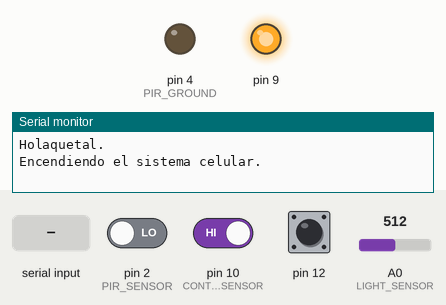
Simulated run of this sketch. Board: Arduino Uno, built with avr-gcc and run on an emulated ATmega328P. Shown: output pins drawn as LEDs (lit = HIGH), the last lines printed to the serial monitor. The inputs (shaded band) are chosen by the test bench; at power-on: pin 2 (PIR_SENSOR) LOW, pin 10 (CONTACT_SENSOR) HIGH, pin 12 HIGH, A0 (LIGHT_SENSOR) = 512. The modem accepts every AT command (registered, SIM ready, sends succeed) and sends nothing else; pins used as bus, display or sensor lines are not drawn.

Above: at 1.1 s.
At 11.2 s:
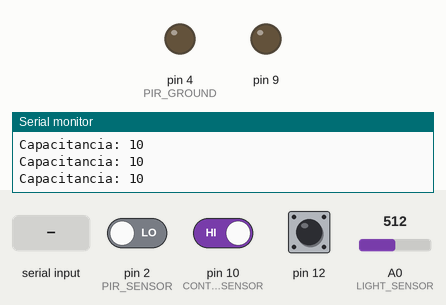
11.3 s: pin 2 (PIR_SENSOR) driven HIGH
12.8 s: pin 10 (CONTACT_SENSOR) driven LOW
14.4 s: pin 12 pulled LOW for 0.15 s
16.0 s: "\"" received over the second serial link
17.5 s: pin 2 (PIR_SENSOR) driven LOW
19.0 s: pin 10 (CONTACT_SENSOR) driven HIGH
Timing chart, 0 to 21.6 s (numbered marks = the images above; inputs shaded):
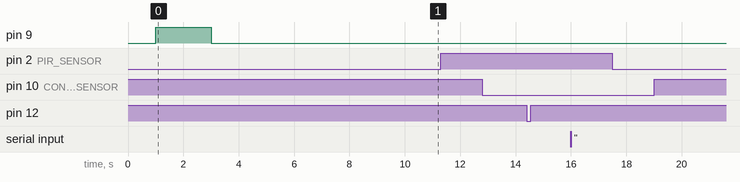

The sketch:

Alarma.ino
```cpp
#include <SoftwareSerial.h>
#include <String.h>
#include <CapacitiveSensor.h> //Get from

const char SMS_NUMBER[] = "+56865738013"; //numero para mandar el mensaje

const unsigned long MIN_MS_BETWEEN_SMS = 60000; //time lapse entre mensajes para no gastar mucho
const boolean SMS_ENABLED = false;
const boolean SEND_SMS_AT_STARTUP = true;
const boolean CAP_SENSOR_ENABLED = true;

const long CAP_LOW_THRESHOLD = 200; //si el la capacitancia es mas baja que esto no se tomara como activado
const long CAP_HIGH_THRESHOLD = 600; //si la capacitancia es mas alta que esto se mostrara como activado

/* Pines */
#define LIGHT_SENSOR A0
#define PIR_POWER 3
#define PIR_SENSOR 2
#define PIR_GROUND 4
#define CONTACT_SENSOR 10
#define CAPACITIVE_SEND 12
#define CAPACITIVE_RECEIVE 11

/* Variables (globales) */
String message = String(""); //make a new string and set it to empty
unsigned long last_sms_time = 0;
boolean pir_reading = LOW;
boolean contact_reading;
boolean capacitive_reading = false;
long raw_capacitive_reading;
CapacitiveSensor cap_sensor = CapacitiveSensor(CAPACITIVE_RECEIVE, CAPACITIVE_SEND);

SoftwareSerial cellularSerial(7, 8);

void setup()
{


  Serial.begin(115200);   // Set your Serial Monitor baud rate to this to see
                          // output from this sketch on your computer when
                          // plugged in via USB.
  Serial.println(F("Holaquetal.")); //saludo para saber que entro
  pinMode(LIGHT_SENSOR, INPUT_PULLUP);
  pinMode(PIR_GROUND, OUTPUT);
  pinMode(PIR_POWER, OUTPUT);
  pinMode(PIR_SENSOR, INPUT);
  digitalWrite(PIR_GROUND, LOW);
  digitalWrite(PIR_POWER, HIGH);

  pinMode(CONTACT_SENSOR, INPUT_PULLUP);
  contact_reading = digitalRead(CONTACT_SENSOR);

  //El sensor optico tarda unos segundos en iniciar

  cellularSerial.begin(19200);  // el baud rate predeterminado para celular

  turnOnCellModule();

  enableNetworkTime(); //Obtiene el tiempo de la red celular y no funciona el timestamp en el serial monitor

  if (CAP_SENSOR_ENABLED)
  {
    raw_capacitive_reading = cap_sensor.capacitiveSensor(30);
    if (raw_capacitive_reading < CAP_LOW_THRESHOLD)
    {
      capacitive_reading = false;
    } else if (raw_capacitive_reading > CAP_HIGH_THRESHOLD)
    {
      capacitive_reading = true;
    }
  }

  //Intervalo de tiempo para que el programa enter cuando el sensor se active
  while (millis() < 10000)
  {
    //do nothing
  }

  if (SEND_SMS_AT_STARTUP && SMS_ENABLED)
  {
    startTextMessage();
    cellularSerial.println(F("La alarma silenciosa esta lista.")); // Te avisa cuando el programa entra despues del sensor (entra bien, pues)
    endTextMessage();
  }
  Serial.println(F("La alarma silenciosa esta lista."));
}

void loop()
{
  //This function runs over and over after setup().
  drainSoftwareSerial(true);

  if (digitalRead(PIR_SENSOR) != pir_reading)
  {
    pir_reading = !pir_reading;
    if (pir_reading)
    {
      Serial.println(F("PIR acaba de ser activado."));//mensaje de activacion del sensor optico
      message = String("PIR activado:");
      sendTextMessage();
    } else
    {
      Serial.println(F("PIR desactivado."));
    }
  }

  if (digitalRead(CONTACT_SENSOR) != contact_reading)
  {
    contact_reading = !contact_reading;
    if (!contact_reading)
    {
      Serial.println(F("Sensor de presion activado.")); //mensaje de activacion del sensor de presion activado
      message = String("Sensor presionado:"); //este mensaje aparece cuando el sensor sigue presionado pero esa no es la razon del mensaje (que por ejemmplo el sensor siga
                                              //activado pero en eso se active recientemente el PIR, emitiendo una senal que produce un mensaje)
      sendTextMessage();//llama el metodo de enviar mensaje
    } else
    {
      Serial.println(F("Sensor de presion desactivado."));
      message = String("Sensor de presion desactivado:");
      sendTextMessage();
    }
  }

  if (CAP_SENSOR_ENABLED)
  {
    raw_capacitive_reading = cap_sensor.capacitiveSensor(30);
    Serial.print("Capacitancia: "); //indica el factor de capacitancia para informacion del usuario
    Serial.println(raw_capacitive_reading);

    if (capacitive_reading && raw_capacitive_reading < CAP_LOW_THRESHOLD)
    {
      capacitive_reading = !capacitive_reading;
      Serial.println("Sensor de proximidad desactivado.");
      message = String("Sensor de proximidad desactivado.");
      sendTextMessage();
    } else if (!capacitive_reading && raw_capacitive_reading > CAP_HIGH_THRESHOLD)
    {
      capacitive_reading = !capacitive_reading;
      Serial.println(F("Sensor de proximidad activado."));
      message = String("Sensor de proximidad activado.");
      sendTextMessage();
    }
  }

  delay(100);
}

void drainSoftwareSerial(boolean printToSerial)
{
  //Esta funcion lee la informacion disponible del puerto serial del software,
  //y se detiene si no hay datos entrantes. Si printToSerial es verdadero
  //imprime la informacion del puerto serial hacia el hardware, asi aparece en el serial monitor.
  //(por eso las lineas constantes de "Capacitancia")

  char b;
  while (cellularSerial.available())
  {
    b = cellularSerial.read();
    if (printToSerial)
    {
      Serial.print(b);
    }
  }
}

boolean toggleAndCheck()
{
 //verificacion

  togglePower(); //aun no sabemos si el cell module esta activo
  drainSoftwareSerial(true); //vaciar los datos

  delay(50); //delay en lo que enciende el module
  cellularSerial.print(F("AT+GMI\r")); //obtener datos del prestador de servicios

  delay(125); //esperando que responda...
  if (cellularSerial.available())     //responde entonces funciona
  {
    drainSoftwareSerial(false);
    delay(200);
    return false;
  }
  return true;
}

void turnOnCellModule()
{
  //esto reinicia el cell module: si esta apagado lo inicia, si esta prendido lo inicia (por si acaso)

  while (toggleAndCheck()) //cicla el metodo hasta que obtengamos respuesta del prestador de servicios

  {
    Serial.println(F("Reintentando."));
  }
}

void togglePower() //del wiki de SeedStudio (en la bibliografia)
{
  Serial.println(F("Encendiendo el sistema celular."));
  pinMode(9, OUTPUT);
  digitalWrite(9, LOW);
  delay(1000);
  digitalWrite(9, HIGH);
  delay(2000);
  digitalWrite(9, LOW);
  delay(3000);
}


void enableNetworkTime()
{

  cellularSerial.print(F("AT+CLTS=1\r"));
  delay(100);
  drainSoftwareSerial(true);
}


void getTime()
{
  //Esta funcion obtiene el tiempo directamente de la red movil y lo pone en el mensaje.

  drainSoftwareSerial(true);

  cellularSerial.print(F("AT+CCLK?\r"));
  delay(100);
  //start reading
  char b;
  boolean inside_quotes = false;
  while (cellularSerial.available())
  {
    b = cellularSerial.read();
    if (b == '"')
    {
      inside_quotes = !inside_quotes;
    }

    if (inside_quotes && b != '"')
    {
      message += b;
    }
  }
}

void startTextMessage()
{
  //Esta funcion procesa los comandos necesarios para enviar un mensaje por via SMS

  cellularSerial.print(F("AT+CMGF=1\r"));    //Envia el SMS en formato de texto
  delay(100);
  cellularSerial.print(F("AT + CMGS = \""));
  cellularSerial.print(SMS_NUMBER);
  cellularSerial.println(F("\""));
  delay(100);
}

void endTextMessage()
{
  //Envia un solo mensaje
  delay(100);
  cellularSerial.println((char)26); //control-z
  delay(100);
  cellularSerial.println();
}

void sendTextMessage()
{
  //Aqui se verifica si debe eviarse SMS o solo escribir en el serial monitor segun SMS_ENABLED y
  //MIN_MS_BETWEEN_SMS

  boolean send_sms = false;
  if (!SMS_ENABLED) //envia las alertas por SMS
  {
    Serial.println(F("SMS desactivado por configuracion."));
  } else
  {
    if (last_sms_time > 0 && millis() < last_sms_time + MIN_MS_BETWEEN_SMS)
    {
      Serial.println(F("SMS bloqueado por tiempo.")); //muchos SMS
    } else
      send_sms = true;
  }

  annotateMessage(); //envia un mensaje de confirmacion de SMS al puerto serial

  if (send_sms)
  {
    startTextMessage();
    cellularSerial.print(message);
    endTextMessage();

    last_sms_time = millis();
    Serial.print(F("Se ha enviado SMS a "));
  } else
  {
    Serial.print(F("No se ha enviado SMS a "));
  }
      Serial.print(SMS_NUMBER);
      Serial.print(F(":"));
      Serial.println(message);
}

void annotateMessage()
{
  //Adjunta la lectura de los sensores al mensaje

  message += " Luz: ";
  message += analogRead(LIGHT_SENSOR);

  message += " Sensor de presion: ";
  if (digitalRead(CONTACT_SENSOR))
  {
    message += "desactivado";
  } else
  {
    message += "activado";
  }

  if (CAP_SENSOR_ENABLED)
  {
    message += " Proximidad: ";
    message += cap_sensor.capacitiveSensor(30);
  }

  message += " (enviado en ";
  getTime();
  message += ")";
}
```
